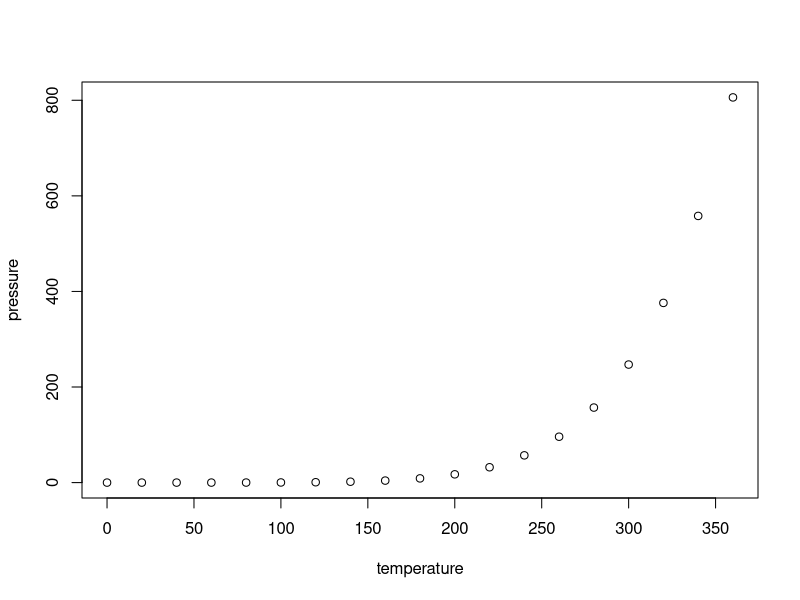
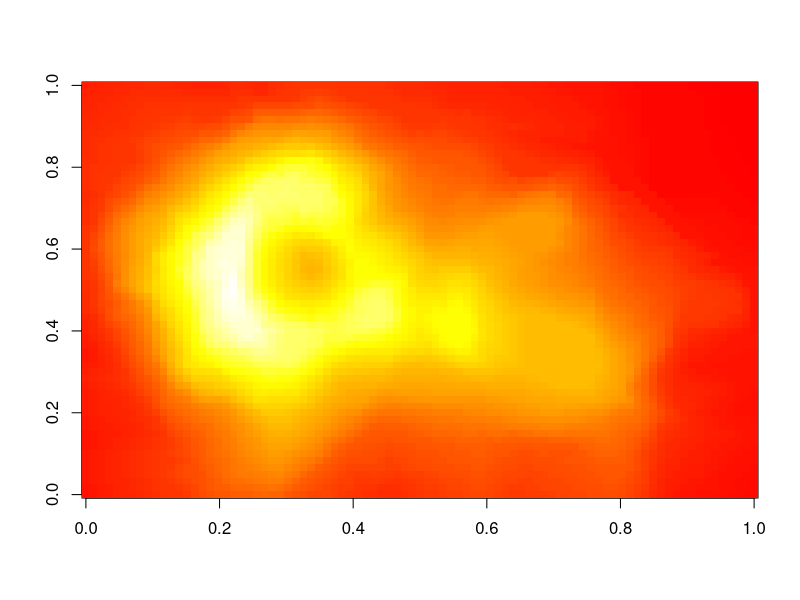
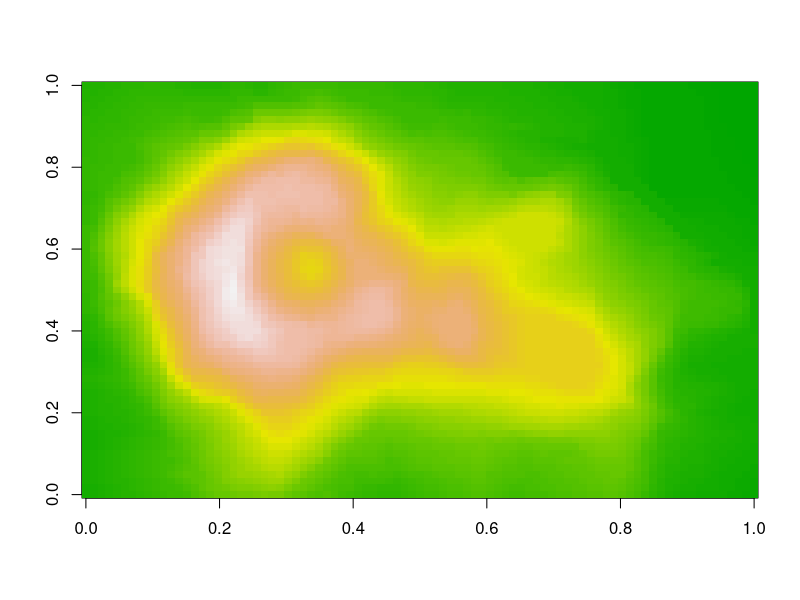

Here is the R script that generated these plots, in order:
## ---- chunk 1
knitr::opts_chunk$set(echo = TRUE)
## ---- chunk 2
summary(cars)
## ---- chunk 3
plot(pressure)
## ---- chunk 4
colorFunc <- "heat.colors"
# colorFunc <- "terrain.colors"
# colorFunc <- "topo.colors"
# colorFunc <- "cm.colors"
# colorFunc <- "rainbow"

## ---- chunk 5
image(volcano, col = get(colorFunc)(200))
## ---- chunk 6
colorFunc = "terrain.colors"
image(volcano, col = get(colorFunc)(200))
